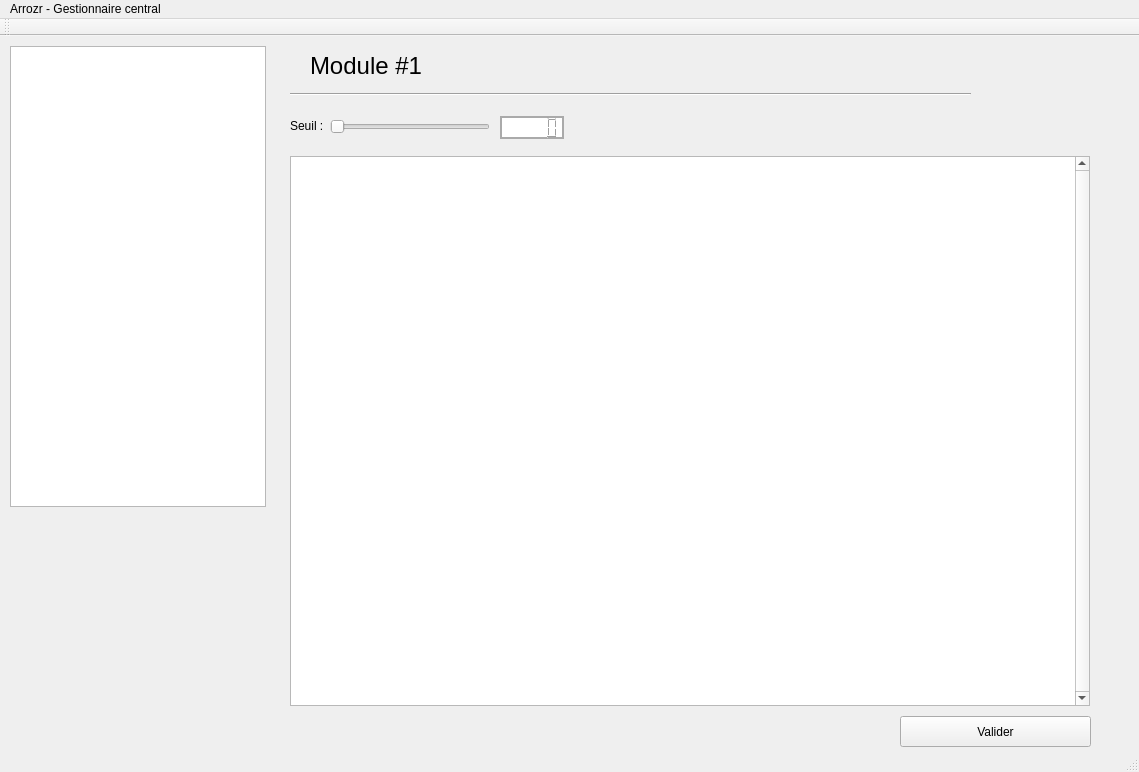
<?xml version="1.0" encoding="UTF-8"?>
<ui version="4.0">
 <class>MainWindow</class>
 <widget class="QMainWindow" name="MainWindow">
  <property name="geometry">
   <rect>
    <x>0</x>
    <y>0</y>
    <width>1139</width>
    <height>772</height>
   </rect>
  </property>
  <property name="windowTitle">
   <string>MainWindow</string>
  </property>
  <widget class="QWidget" name="centralWidget">
   <widget class="QListWidget" name="listWidget">
    <property name="geometry">
     <rect>
      <x>10</x>
      <y>10</y>
      <width>256</width>
      <height>461</height>
     </rect>
    </property>
   </widget>
   <widget class="QLabel" name="label">
    <property name="geometry">
     <rect>
      <x>310</x>
      <y>10</y>
      <width>651</width>
      <height>41</height>
     </rect>
    </property>
    <property name="text">
     <string>&lt;html&gt;&lt;head/&gt;&lt;body&gt;&lt;p&gt;&lt;span style=&quot; font-size:18pt;&quot;&gt;Module #1&lt;/span&gt;&lt;/p&gt;&lt;/body&gt;&lt;/html&gt;</string>
    </property>
   </widget>
   <widget class="QLabel" name="label_2">
    <property name="geometry">
     <rect>
      <x>290</x>
      <y>80</y>
      <width>47</width>
      <height>20</height>
     </rect>
    </property>
    <property name="text">
     <string>Seuil :</string>
    </property>
   </widget>
   <widget class="QSlider" name="horizontalSlider">
    <property name="geometry">
     <rect>
      <x>330</x>
      <y>80</y>
      <width>160</width>
      <height>22</height>
     </rect>
    </property>
    <property name="orientation">
     <enum>Qt::Horizontal</enum>
    </property>
   </widget>
   <widget class="QLCDNumber" name="lcdNumber">
    <property name="geometry">
     <rect>
      <x>500</x>
      <y>80</y>
      <width>64</width>
      <height>23</height>
     </rect>
    </property>
    <property name="autoFillBackground">
     <bool>false</bool>
    </property>
    <property name="styleSheet">
     <string notr="true">color:#000; background-color:white; border:2px solid #aaa; padding:2px;</string>
    </property>
   </widget>
   <widget class="Line" name="line">
    <property name="geometry">
     <rect>
      <x>290</x>
      <y>50</y>
      <width>681</width>
      <height>16</height>
     </rect>
    </property>
    <property name="orientation">
     <enum>Qt::Horizontal</enum>
    </property>
   </widget>
   <widget class="QTableWidget" name="tableWidget">
    <property name="geometry">
     <rect>
      <x>290</x>
      <y>120</y>
      <width>800</width>
      <height>550</height>
     </rect>
    </property>
    <property name="lineWidth">
     <number>1</number>
    </property>
    <property name="midLineWidth">
     <number>0</number>
    </property>
    <property name="verticalScrollBarPolicy">
     <enum>Qt::ScrollBarAlwaysOn</enum>
    </property>
    <property name="selectionMode">
     <enum>QAbstractItemView::MultiSelection</enum>
    </property>
    <property name="selectionBehavior">
     <enum>QAbstractItemView::SelectItems</enum>
    </property>
   </widget>
   <widget class="QPushButton" name="Envoyer">
    <property name="geometry">
     <rect>
      <x>900</x>
      <y>680</y>
      <width>191</width>
      <height>31</height>
     </rect>
    </property>
    <property name="styleSheet">
     <string notr="true"/>
    </property>
    <property name="text">
     <string>Valider</string>
    </property>
   </widget>
  </widget>
  <widget class="QMenuBar" name="menuBar">
   <property name="geometry">
    <rect>
     <x>0</x>
     <y>0</y>
     <width>1139</width>
     <height>21</height>
    </rect>
   </property>
   <widget class="QMenu" name="menuArrozr_Gestionnaire_central">
    <property name="title">
     <string>Arrozr - Gestionnaire central</string>
    </property>
   </widget>
   <addaction name="menuArrozr_Gestionnaire_central"/>
  </widget>
  <widget class="QToolBar" name="mainToolBar">
   <attribute name="toolBarArea">
    <enum>TopToolBarArea</enum>
   </attribute>
   <attribute name="toolBarBreak">
    <bool>false</bool>
   </attribute>
  </widget>
  <widget class="QStatusBar" name="statusBar"/>
 </widget>
 <layoutdefault spacing="6" margin="11"/>
 <resources/>
 <connections>
  <connection>
   <sender>horizontalSlider</sender>
   <signal>valueChanged(int)</signal>
   <receiver>lcdNumber</receiver>
   <slot>display(int)</slot>
   <hints>
    <hint type="sourcelabel">
     <x>469</x>
     <y>133</y>
    </hint>
    <hint type="destinationlabel">
     <x>591</x>
     <y>134</y>
    </hint>
   </hints>
  </connection>
 </connections>
</ui>
